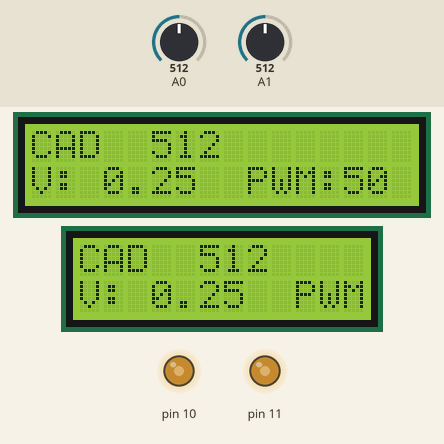
This sketch was run on a simulated Arduino Uno, built with avr-gcc and run on an emulated ATmega328P. On the bench: 16×2 character LCD, 12×2 character LCD, output pins drawn as LEDs (lit = HIGH). The test bench sets the inputs (shaded band); at power-on: A0 = 512, A1 = 512.

Above: at 1.3 s.
1.4 s: A0 set to 716
At 2.4 s:
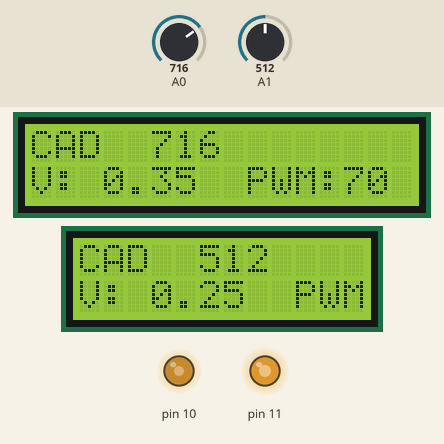
3.4 s: A1 set to 716
At 4.3 s:
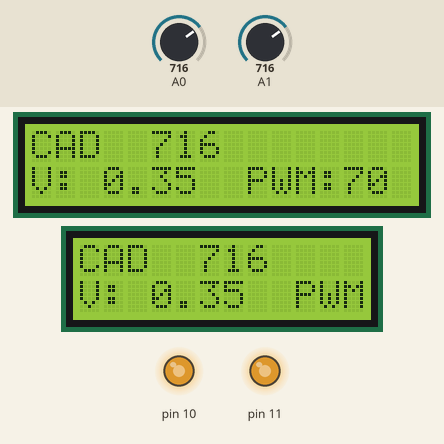
4.9 s: A0 set to 900
At 6.1 s:
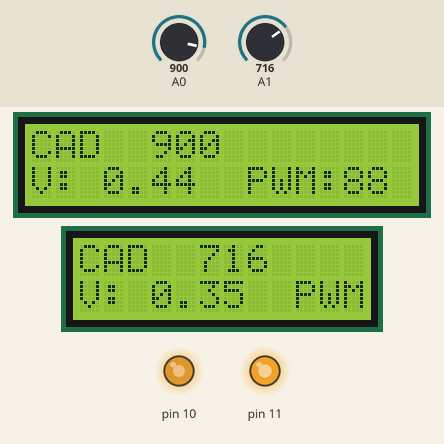
6.4 s: A1 set to 900
At 6.9 s:
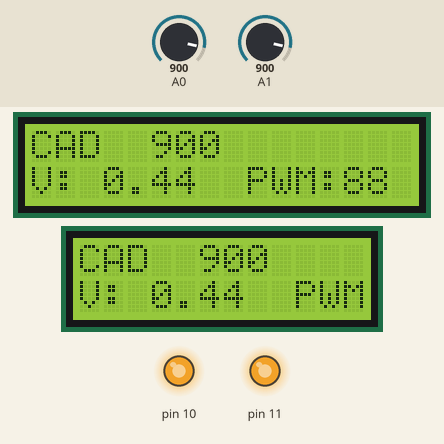
8.0 s: A0 set to 511
At 8.8 s:
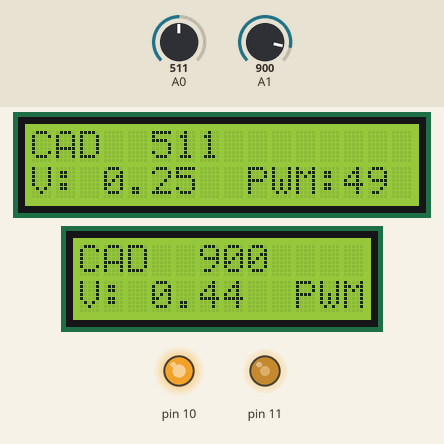
9.5 s: A1 set to 122
At 10.7 s:
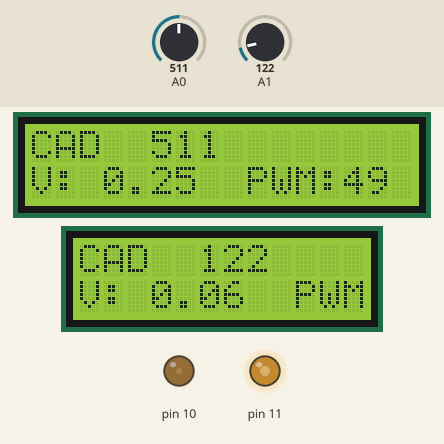
Timing chart, 0 to 12.0 s (numbered marks = the images above; inputs shaded):
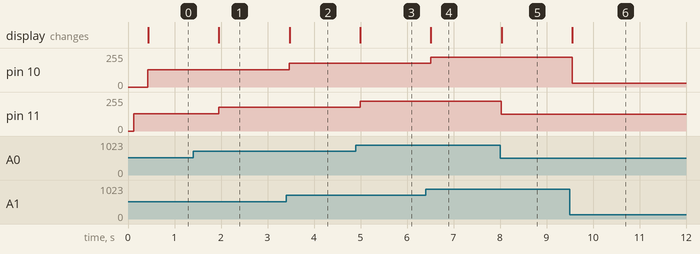

Measured:
- after the input at 1.4 s, pin 11: 128/255 → 179/255 after 0.55 s; the display: changes after 0.55 s (image 1)
- after the input at 3.4 s, pin 10: 128/255 → 179/255 after 0.07 s; the display: changes after 0.07 s (image 2)
- after the input at 4.9 s, pin 11: 179/255 → 225/255 after 0.09 s; the display: changes after 0.09 s (image 3)
- after the input at 6.4 s, pin 10: 179/255 → 225/255 after 0.11 s; the display: changes after 0.12 s (image 4)
- after the input at 8.0 s, pin 11: 225/255 → 127/255 at once; the display: changes at once (image 5)
- after the input at 9.5 s, pin 10: 225/255 → 30/255 after 0.05 s; the display: changes after 0.06 s (image 6)

The sketch:

UlcuangoPablo_DEBER_4.1_SE.ino
```cpp
 /*UNIVERSIDAD TÉCNICA DEL NORTE
 * FICA-CITEL
 * SISTEMAS EMBEBIDOS
 * ////////DEBER 4.1/////
 * NOMBRE: Ulcuango Pablo
 * FECHA:17-05-2021
 * DOCENTE: Ing. Pamela Godoy
 *
 * TEMA:CAD Y PWM.
 *
  */

#include <LiquidCrystal.h>            //inicializar lalibreria para la LCD
LiquidCrystal lcdmotor1(13,12,5,4,3,2);    //asignar pines para la lcd1
LiquidCrystal lcdmotor2(9,8,7,6,1,0);      //asignar pines para la lcd2

int conversormotor1;
int conversormotor2;
float voltajemotor1;
float voltajemotor2;
int duttymotor1;
int duttymotor2;


void setup() {
  lcdmotor1.begin(16,2);
  lcdmotor2.begin(12,2);
}

void loop() {

  conversormotor1=analogRead(A0);
  voltajemotor1=(conversormotor1*0.5)/1023.0;
  duttymotor1=conversormotor1/4;
  analogWrite(11,duttymotor1);
  lcdmotor1.setCursor(0,0);
  lcdmotor1.print("CAD");
  lcdmotor1.setCursor(5,0);
  lcdmotor1.print(conversormotor1);
  lcdmotor1.setCursor(0,1);
  lcdmotor1.print("V: ");
  lcdmotor1.setCursor(3,1);
  lcdmotor1.print(voltajemotor1);
  lcdmotor1.setCursor(9,1);
  lcdmotor1.print("PWM: ");
  lcdmotor1.setCursor(13,1);
  lcdmotor1.print(duttymotor1*100/255);
  delay(300);


  conversormotor2=analogRead(A1);
  voltajemotor2=(conversormotor2*0.5)/1023.0;
  duttymotor2=conversormotor2/4;
  analogWrite(10,duttymotor2);
  lcdmotor2.setCursor(0,0);
  lcdmotor2.print("CAD");
  lcdmotor2.setCursor(5,0);
  lcdmotor2.print(conversormotor2);
  lcdmotor2.setCursor(0,1);
  lcdmotor2.print("V: ");
  lcdmotor2.setCursor(3,1);
  lcdmotor2.print(voltajemotor2);
  lcdmotor2.setCursor(9,1);
  lcdmotor2.print("PWM: ");
  lcdmotor2.setCursor(13,1);
  lcdmotor2.print(duttymotor2*100/255);
  delay(300);
  //lcdmotor1.clear();
 // lcdmotor2.clear();
}
```
